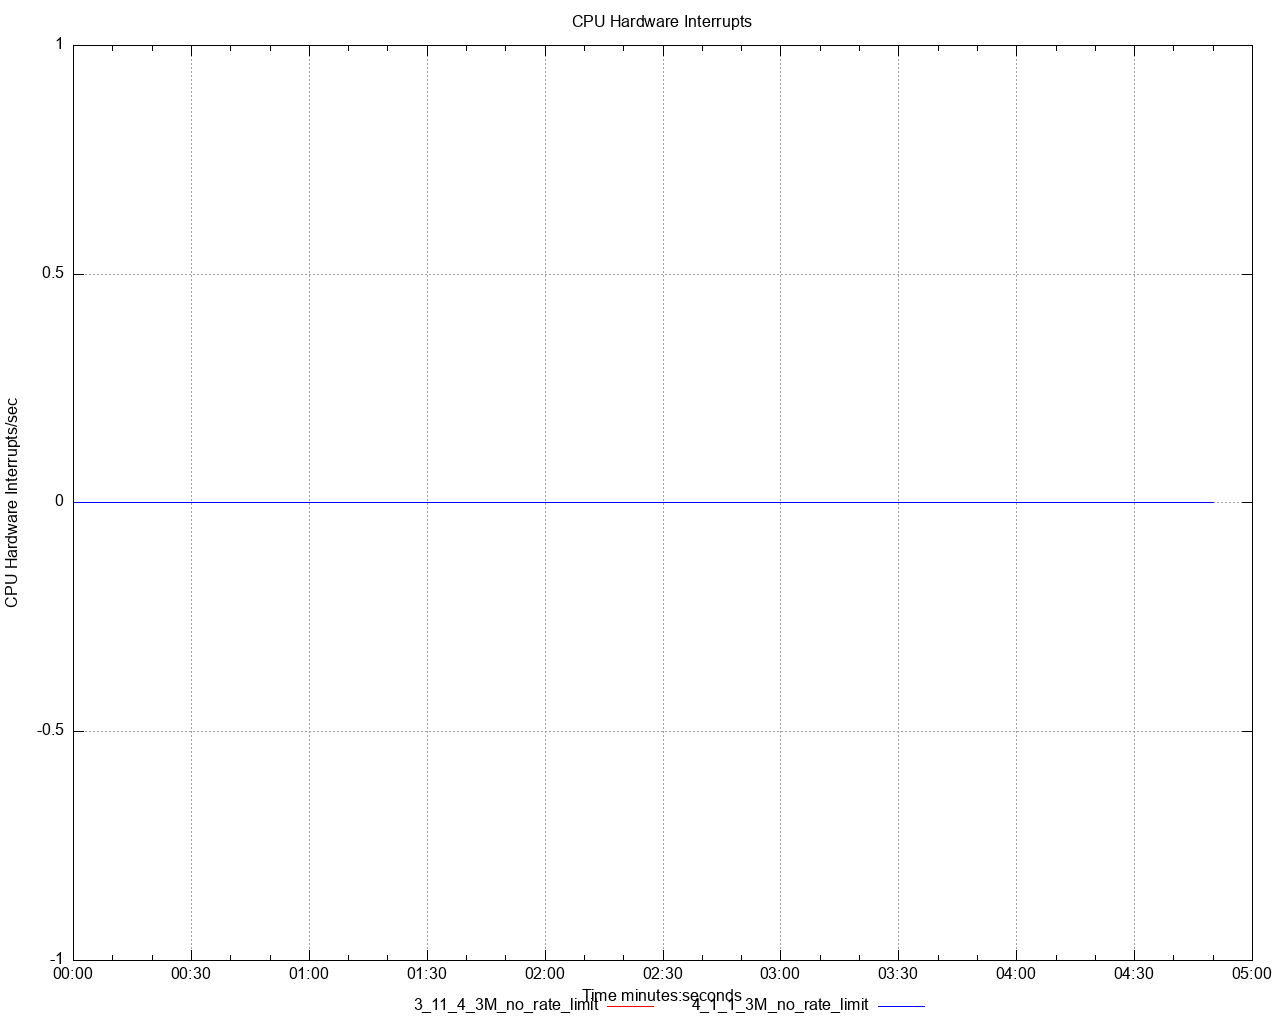

Generate this figure with gnuplot:
set title 'CPU Hardware Interrupts' noenhanced
set style data lines
set datafile separator ","
set terminal png size 1280,1024
set grid
set key below
set xdata time
set timefmt "%s"
offset = 0
t0(x)=(offset=($0==0) ? x : offset, x - offset)
set xlabel 'Time minutes:seconds'
set ylabel 'CPU Hardware Interrupts/sec'
set output '/Users/ahmet.mircik/simulator/tests/report_3M_no_rate_limit/dstat/cpu_hardware_interrupts_A3.png'
plot \
   '/Users/ahmet.mircik/simulator/tests/report_3M_no_rate_limit/data/cpu_hardware_interrupts_A3_1.data' using (t0(timecolumn(1))):2 title "3_11_4_3M_no_rate_limit" noenhanced lt rgb "red", \
   '/Users/ahmet.mircik/simulator/tests/report_3M_no_rate_limit/data/cpu_hardware_interrupts_A3_2.data' using (t0(timecolumn(1))):2 title "4_1_1_3M_no_rate_limit" noenhanced lt rgb "blue", \
